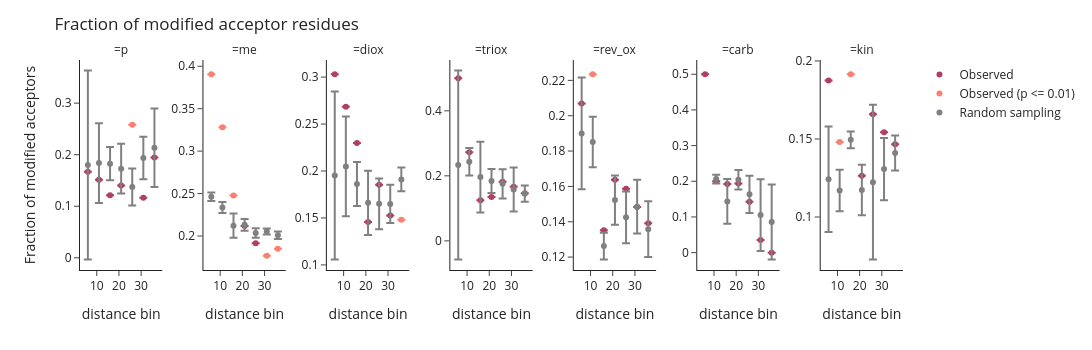

The cell this chart's notebook holds for it:
### Markdown cell above
PTM colocalization

### Code cell
#Ox vs. all
p_colocalization_ox = evaluate_ptm_colocalization(
    df=alphafold_ptms, 
    ptm_target='ox',
    ptm_types=['p','me','diox','triox','rev_ox','carb','kin'], 
    ptm_dict=ptm_site_dict,
    pae_dir=pae_dir,
    min_dist=1,
    max_dist=35,
    dist_step=5
)

fig_ox = plot_ptm_colocalization(
    p_colocalization_ox,
    context="3D",
    plot_width=1500
)

### Figure 1 — Plotly figure (JSON) as saved in the notebook; plotly's stock layout.template omitted (floating-point values rounded to 4 significant figures)
{"data": [{"error_y": {"array": [0.0, 0.0, 0.0, 0.0, 0.0, 0.0]}, "hovertemplate": "=p<br>distance bin=%{x}<br>Fraction of modified acceptors=%{y}<extra></extra>", "legendgroup": "Observed", "marker": {"color": "rgb(177, 63, 100)", "symbol": "circle"}, "mode": "markers", "name": "Observed", "orientation": "v", "showlegend": true, "type": "scatter", "x": [6, 11, 16, 21, 31, 36], "xaxis": "x", "y": [0.1667, 0.1515, 0.1212, 0.14, 0.1163, 0.1944], "yaxis": "y"}, {"error_y": {"array": [0.0, 0.0]}, "hovertemplate": "=me<br>distance bin=%{x}<br>Fraction of modified acceptors=%{y}<extra></extra>", "legendgroup": "Observed", "marker": {"color": "rgb(177, 63, 100)", "symbol": "circle"}, "mode": "markers", "name": "Observed", "orientation": "v", "showlegend": false, "type": "scatter", "x": [21, 26], "xaxis": "x2", "y": [0.2119, 0.1915], "yaxis": "y2"}, {"error_y": {"array": [0.0, 0.0, 0.0, 0.0, 0.0, 0.0]}, "hovertemplate": "=diox<br>distance bin=%{x}<br>Fraction of modified acceptors=%{y}<extra></extra>", "legendgroup": "Observed", "marker": {"color": "rgb(177, 63, 100)", "symbol": "circle"}, "mode": "markers", "name": "Observed", "orientation": "v", "showlegend": false, "type": "scatter", "x": [6, 11, 16, 21, 26, 31], "xaxis": "x3", "y": [0.303, 0.2683, 0.2298, 0.1456, 0.1855, 0.1526], "yaxis": "y3"}, {"error_y": {"array": [0.0, 0.0, 0.0, 0.0, 0.0, 0.0, 0.0]}, "hovertemplate": "=triox<br>distance bin=%{x}<br>Fraction of modified acceptors=%{y}<extra></extra>", "legendgroup": "Observed", "marker": {"color": "rgb(177, 63, 100)", "symbol": "circle"}, "mode": "markers", "name": "Observed", "orientation": "v", "showlegend": false, "type": "scatter", "x": [6, 11, 16, 21, 26, 31, 36], "xaxis": "x4", "y": [0.5, 0.2727, 0.125, 0.1351, 0.1818, 0.1667, 0.1463], "yaxis": "y4"}, {"error_y": {"array": [0.0, 0.0, 0.0, 0.0, 0.0, 0.0]}, "hovertemplate": "=rev_ox<br>distance bin=%{x}<br>Fraction of modified acceptors=%{y}<extra></extra>", "legendgroup": "Observed", "marker": {"color": "rgb(177, 63, 100)", "symbol": "circle"}, "mode": "markers", "name": "Observed", "orientation": "v", "showlegend": false, "type": "scatter", "x": [6, 16, 21, 26, 31, 36], "xaxis": "x5", "y": [0.2069, 0.1351, 0.1638, 0.1587, 0.1484, 0.1392], "yaxis": "y5"}, {"error_y": {"array": [0.0, 0.0, 0.0, 0.0, 0.0, 0.0, 0.0]}, "hovertemplate": "=carb<br>distance bin=%{x}<br>Fraction of modified acceptors=%{y}<extra></extra>", "legendgroup": "Observed", "marker": {"color": "rgb(177, 63, 100)", "symbol": "circle"}, "mode": "markers", "name": "Observed", "orientation": "v", "showlegend": false, "type": "scatter", "x": [6, 11, 16, 21, 26, 31, 36], "xaxis": "x6", "y": [0.5, 0.2, 0.1923, 0.1935, 0.1429, 0.03571, 0.0], "yaxis": "y6"}, {"error_y": {"array": [0.0, 0.0, 0.0, 0.0, 0.0]}, "hovertemplate": "=kin<br>distance bin=%{x}<br>Fraction of modified acceptors=%{y}<extra></extra>", "legendgroup": "Observed", "marker": {"color": "rgb(177, 63, 100)", "symbol": "circle"}, "mode": "markers", "name": "Observed", "orientation": "v", "showlegend": false, "type": "scatter", "x": [6, 21, 26, 31, 36], "xaxis": "x7", "y": [0.1875, 0.1264, 0.1659, 0.1543, 0.1466], "yaxis": "y7"}, {"error_y": {"array": [0.0]}, "hovertemplate": "=p<br>distance bin=%{x}<br>Fraction of modified acceptors=%{y}<extra></extra>", "legendgroup": "Observed (p <= 0.01)", "marker": {"color": "#FA8072", "symbol": "circle"}, "mode": "markers", "name": "Observed (p <= 0.01)", "orientation": "v", "showlegend": true, "type": "scatter", "x": [26], "xaxis": "x", "y": [0.2581], "yaxis": "y"}, {"error_y": {"array": [0.0, 0.0, 0.0, 0.0, 0.0]}, "hovertemplate": "=me<br>distance bin=%{x}<br>Fraction of modified acceptors=%{y}<extra></extra>", "legendgroup": "Observed (p <= 0.01)", "marker": {"color": "#FA8072", "symbol": "circle"}, "mode": "markers", "name": "Observed (p <= 0.01)", "orientation": "v", "showlegend": false, "type": "scatter", "x": [6, 11, 16, 31, 36], "xaxis": "x2", "y": [0.3906, 0.3281, 0.2479, 0.1768, 0.1851], "yaxis": "y2"}, {"error_y": {"array": [0.0]}, "hovertemplate": "=diox<br>distance bin=%{x}<br>Fraction of modified acceptors=%{y}<extra></extra>", "legendgroup": "Observed (p <= 0.01)", "marker": {"color": "#FA8072", "symbol": "circle"}, "mode": "markers", "name": "Observed (p <= 0.01)", "orientation": "v", "showlegend": false, "type": "scatter", "x": [36], "xaxis": "x3", "y": [0.1481], "yaxis": "y3"}, {"error_y": {"array": [0.0]}, "hovertemplate": "=rev_ox<br>distance bin=%{x}<br>Fraction of modified acceptors=%{y}<extra></extra>", "legendgroup": "Observed (p <= 0.01)", "marker": {"color": "#FA8072", "symbol": "circle"}, "mode": "markers", "name": "Observed (p <= 0.01)", "orientation": "v", "showlegend": false, "type": "scatter", "x": [11], "xaxis": "x5", "y": [0.2235], "yaxis": "y5"}, {"error_y": {"array": [0.0, 0.0]}, "hovertemplate": "=kin<br>distance bin=%{x}<br>Fraction of modified acceptors=%{y}<extra></extra>", "legendgroup": "Observed (p <= 0.01)", "marker": {"color": "#FA8072", "symbol": "circle"}, "mode": "markers", "name": "Observed (p <= 0.01)", "orientation": "v", "showlegend": false, "type": "scatter", "x": [11, 16], "xaxis": "x7", "y": [0.1481, 0.1915], "yaxis": "y7"}, {"error_y": {"array": [0.1833, 0.07714, 0.03229, 0.04825, 0.03596, 0.0414, 0.07623]}, "hovertemplate": "=p<br>distance bin=%{x}<br>Fraction of modified acceptors=%{y}<extra></extra>", "legendgroup": "Random sampling", "marker": {"color": "grey", "symbol": "circle"}, "mode": "markers", "name": "Random sampling", "orientation": "v", "showlegend": true, "type": "scatter", "x": [6, 11, 16, 21, 26, 31, 36], "xaxis": "x", "y": [0.18, 0.1837, 0.1825, 0.1729, 0.1373, 0.1935, 0.2136], "yaxis": "y"}, {"error_y": {"array": [0.005012, 0.006407, 0.01415, 0.006946, 0.005545, 0.003566, 0.004298]}, "hovertemplate": "=me<br>distance bin=%{x}<br>Fraction of modified acceptors=%{y}<extra></extra>", "legendgroup": "Random sampling", "marker": {"color": "grey", "symbol": "circle"}, "mode": "markers", "name": "Random sampling", "orientation": "v", "showlegend": false, "type": "scatter", "x": [6, 11, 16, 21, 26, 31, 36], "xaxis": "x2", "y": [0.2462, 0.2336, 0.2122, 0.2132, 0.2035, 0.2053, 0.2009], "yaxis": "y2"}, {"error_y": {"array": [0.08939, 0.05301, 0.02346, 0.03411, 0.02699, 0.02044, 0.01262]}, "hovertemplate": "=diox<br>distance bin=%{x}<br>Fraction of modified acceptors=%{y}<extra></extra>", "legendgroup": "Random sampling", "marker": {"color": "grey", "symbol": "circle"}, "mode": "markers", "name": "Random sampling", "orientation": "v", "showlegend": false, "type": "scatter", "x": [6, 11, 16, 21, 26, 31, 36], "xaxis": "x3", "y": [0.1952, 0.2049, 0.1862, 0.1661, 0.165, 0.165, 0.191], "yaxis": "y3"}, {"error_y": {"array": [0.2906, 0.04224, 0.1088, 0.03724, 0.04496, 0.06783, 0.02521]}, "hovertemplate": "=triox<br>distance bin=%{x}<br>Fraction of modified acceptors=%{y}<extra></extra>", "legendgroup": "Random sampling", "marker": {"color": "grey", "symbol": "circle"}, "mode": "markers", "name": "Random sampling", "orientation": "v", "showlegend": false, "type": "scatter", "x": [6, 11, 16, 21, 26, 31, 36], "xaxis": "x4", "y": [0.2333, 0.2433, 0.1961, 0.1841, 0.1754, 0.158, 0.1453], "yaxis": "y4"}, {"error_y": {"array": [0.03157, 0.01431, 0.00757, 0.01393, 0.01469, 0.01522, 0.01573]}, "hovertemplate": "=rev_ox<br>distance bin=%{x}<br>Fraction of modified acceptors=%{y}<extra></extra>", "legendgroup": "Random sampling", "marker": {"color": "grey", "symbol": "circle"}, "mode": "markers", "name": "Random sampling", "orientation": "v", "showlegend": false, "type": "scatter", "x": [6, 11, 16, 21, 26, 31, 36], "xaxis": "x5", "y": [0.19, 0.1851, 0.1262, 0.1523, 0.1425, 0.1485, 0.1358], "yaxis": "y5"}, {"error_y": {"array": [NaN, 0.01231, 0.06287, 0.02763, 0.05217, 0.1005, 0.105]}, "hovertemplate": "=carb<br>distance bin=%{x}<br>Fraction of modified acceptors=%{y}<extra></extra>", "legendgroup": "Random sampling", "marker": {"color": "grey", "symbol": "circle"}, "mode": "markers", "name": "Random sampling", "orientation": "v", "showlegend": false, "type": "scatter", "x": [6, 11, 16, 21, 26, 31, 36], "xaxis": "x6", "y": [NaN, 0.2062, 0.1436, 0.2043, 0.1634, 0.1052, 0.08571], "yaxis": "y6"}, {"error_y": {"array": [0.03381, 0.01326, 0.005353, 0.0162, 0.04958, 0.01997, 0.01121]}, "hovertemplate": "=kin<br>distance bin=%{x}<br>Fraction of modified acceptors=%{y}<extra></extra>", "legendgroup": "Random sampling", "marker": {"color": "grey", "symbol": "circle"}, "mode": "markers", "name": "Random sampling", "orientation": "v", "showlegend": false, "type": "scatter", "x": [6, 11, 16, 21, 26, 31, 36], "xaxis": "x7", "y": [0.1241, 0.117, 0.1495, 0.1173, 0.1224, 0.1307, 0.1411], "yaxis": "y7"}], "layout": {"annotations": [{"font": {}, "showarrow": false, "text": "=p", "x": 0.05, "xanchor": "center", "xref": "paper", "y": 1, "yanchor": "bottom", "yref": "paper"}, {"font": {}, "showarrow": false, "text": "=me", "x": 0.2, "xanchor": "center", "xref": "paper", "y": 1, "yanchor": "bottom", "yref": "paper"}, {"font": {}, "showarrow": false, "text": "=diox", "x": 0.35, "xanchor": "center", "xref": "paper", "y": 1, "yanchor": "bottom", "yref": "paper"}, {"font": {}, "showarrow": false, "text": "=triox", "x": 0.5, "xanchor": "center", "xref": "paper", "y": 1, "yanchor": "bottom", "yref": "paper"}, {"font": {}, "showarrow": false, "text": "=rev_ox", "x": 0.65, "xanchor": "center", "xref": "paper", "y": 1, "yanchor": "bottom", "yref": "paper"}, {"font": {}, "showarrow": false, "text": "=carb", "x": 0.8, "xanchor": "center", "xref": "paper", "y": 1, "yanchor": "bottom", "yref": "paper"}, {"font": {}, "showarrow": false, "text": "=kin", "x": 0.95, "xanchor": "center", "xref": "paper", "y": 1, "yanchor": "bottom", "yref": "paper"}], "height": 350, "legend": {"title": {"text": ""}, "tracegroupgap": 0}, "margin": {"t": 60}, "title": {"text": "Fraction of modified acceptor residues"}, "width": 1500, "xaxis": {"anchor": "y", "domain": [0, 0.1], "title": {"text": "distance bin"}}, "xaxis2": {"anchor": "y2", "domain": [0.15, 0.25], "matches": "x", "title": {"text": "distance bin"}}, "xaxis3": {"anchor": "y3", "domain": [0.3, 0.4], "matches": "x", "title": {"text": "distance bin"}}, "xaxis4": {"anchor": "y4", "domain": [0.45, 0.55], "matches": "x", "title": {"text": "distance bin"}}, "xaxis5": {"anchor": "y5", "domain": [0.6, 0.7], "matches": "x", "title": {"text": "distance bin"}}, "xaxis6": {"anchor": "y6", "domain": [0.75, 0.85], "matches": "x", "title": {"text": "distance bin"}}, "xaxis7": {"anchor": "y7", "domain": [0.9, 1], "matches": "x", "title": {"text": "distance bin"}}, "yaxis": {"anchor": "x", "domain": [0, 1], "showticklabels": true, "title": {"text": "Fraction of modified acceptors"}}, "yaxis2": {"anchor": "x2", "domain": [0, 1], "showticklabels": true}, "yaxis3": {"anchor": "x3", "domain": [0, 1], "showticklabels": true}, "yaxis4": {"anchor": "x4", "domain": [0, 1], "showticklabels": true}, "yaxis5": {"anchor": "x5", "domain": [0, 1], "showticklabels": true}, "yaxis6": {"anchor": "x6", "domain": [0, 1], "showticklabels": true}, "yaxis7": {"anchor": "x7", "domain": [0, 1], "showticklabels": true}}}
